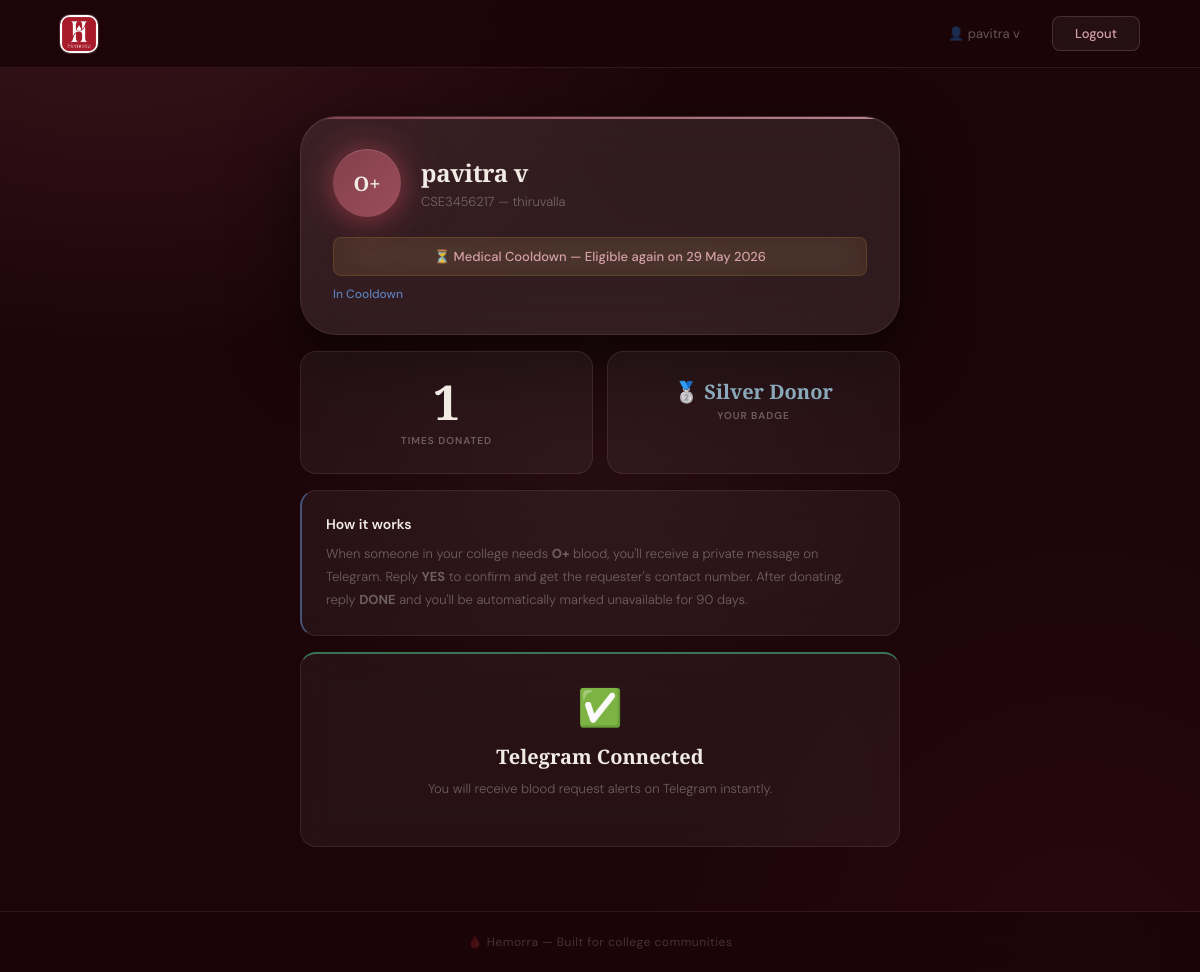
Screenshot of /donor_home (signed in) with the database file from the repository.
### database.py (models this page shows)
class User(db.Model):
    id = db.Column(db.Integer, primary_key=True)
    name = db.Column(db.String(100), nullable=False)
    email = db.Column(db.String(100), unique=True, nullable=False)
    college_id = db.Column(db.String(50), unique=True, nullable=False)
    blood_group = db.Column(db.String(5), nullable=False)
    weight = db.Column(db.Float, nullable=False)
    city = db.Column(db.String(100), nullable=False)
    last_donation_date = db.Column(db.DateTime, nullable=True)
    is_available = db.Column(db.Boolean, default=True)
    next_eligible_date = db.Column(db.DateTime, nullable=True)
    donate_count = db.Column(db.Integer, default=0)
    password = db.Column(db.String(200), nullable=False)
    telegram_chat_id = db.Column(db.String(100), nullable=True)

### app.py (the view)
@app.route('/donor_home')
def donor_home():
    if 'user_id' not in session:
        return redirect(url_for('login'))
    user = User.query.get(session['user_id'])
    return render_template('donor_home.html', user=user, now=datetime.utcnow())

### app.py (called while the page is built)
@app.after_request
def add_header(response):
    if 'Content-Type' in response.headers and response.headers['Content-Type'] == 'text/plain':
        if response.response and isinstance(response.response[0], bytes):
            if b'body {' in response.response[0] or b':root {' in response.response[0]:
                response.headers['Content-Type'] = 'text/css'
    return response

### templates/donor_home.html (shortened to what this page needs)
<!DOCTYPE html>
<html lang="en">
<head>
    <link rel="stylesheet" href="{{ url_for('static', filename='style.css') }}">
</head>
<body class="page-body">
    <nav class="nav-landing">
    <img src="{{ url_for('static', filename='logo.png.jpeg') }}" alt="Hemorra" class="nav-logo-img">
    <div class="nav-links">
        <span class="nav-name">👤 {{ user.name }}</span>
        <a href="/logout" class="btn-nav-register">Logout</a>
    </div>
</nav>
    <div class="donor-page-container">
        <div class="profile-card">
            <div class="profile-top">
                <div class="blood-group-badge">{{ user.blood_group }}</div>
                <div class="profile-info">
                    <h2>{{ user.name }}</h2>
                    <p>{{ user.college_id }} — {{ user.city }}</p>
                </div>
            </div>
            {% if user.next_eligible_date and user.next_eligible_date > now %}
                <div id="availability-badge" class="availability-badge unavailable">
                    ⏳ Medical Cooldown — Eligible again on
                    {{ user.next_eligible_date.strftime('%d %B %Y') }}
                </div>
                <a href="#" class="toggle-btn" id="toggle-btn"
                    onclick="handleCooldownClick(event)">
                    In Cooldown
                </a>
            {% endif %}
        </div>
        <div class="donor-stats">
            <div class="donor-stat-card">
                <div class="stat-number">{{ user.donate_count }}</div>
                <div class="stat-label">Times Donated</div>
            </div>
            <div class="donor-stat-card">
                {% if user.donate_count >= 3 %}
                    <div class="badge gold">🥇 Gold Donor</div>
                {% elif user.donate_count >= 1 %}
                    <div class="badge silver">🥈 Silver Donor</div>
                {% else %}
                    <div class="badge new">🌱 New Donor</div>
                {% endif %}
                <div class="stat-label">Your Badge</div>
            </div>
        </div>
        <div class="info-box">
            <h3>How it works</h3>
            <p>
                When someone in your college needs <strong>{{ user.blood_group }}</strong> blood,
                you'll receive a private message on Telegram.
                Reply <strong>YES</strong> to confirm and get the requester's contact number.
                After donating, reply <strong>DONE</strong> and you'll be automatically
                marked unavailable for 90 days.
            </p>
        </div>
        {% if not user.telegram_chat_id %}
        <div class="telegram-box">
            <div class="telegram-icon">✈️</div>
            <h3>Connect Your Telegram</h3>
            <p>
                Connect Telegram to receive blood request alerts instantly.
                Click below to open the Hemorra bot and send
                <strong>/start</strong> followed by your registered email.
            </p>
            <a href="https://t.me/HemorraBOT" target="_blank" class="btn-primary"
                style="display:inline-block; width:auto; padding:12px 32px; text-decoration:none;">
                Connect Telegram
            </a>
        </div>
        {% else %}
        <div class="telegram-box connected">
            <div class="telegram-icon">✅</div>
            <h3>Telegram Connected</h3>
            <p>You will receive blood request alerts on Telegram instantly.</p>
        </div>
        {% endif %}
    </div>
    <footer class="page-footer">🩸 Hemorra — Built for college communities</footer>
</body>
</html>

### templates/donor_home.html (style rules this page uses)
.availability-badge { transition: background 0.4s ease, color 0.4s ease, border-color 0.4s ease, box-shadow 0.4s ease; }

### rows the page displays
User: name "pavitra v", blood_group "O+", college_id "CSE3456217", city "thiruvalla", next_eligible_date "29 May 2026", donate_count "1"
